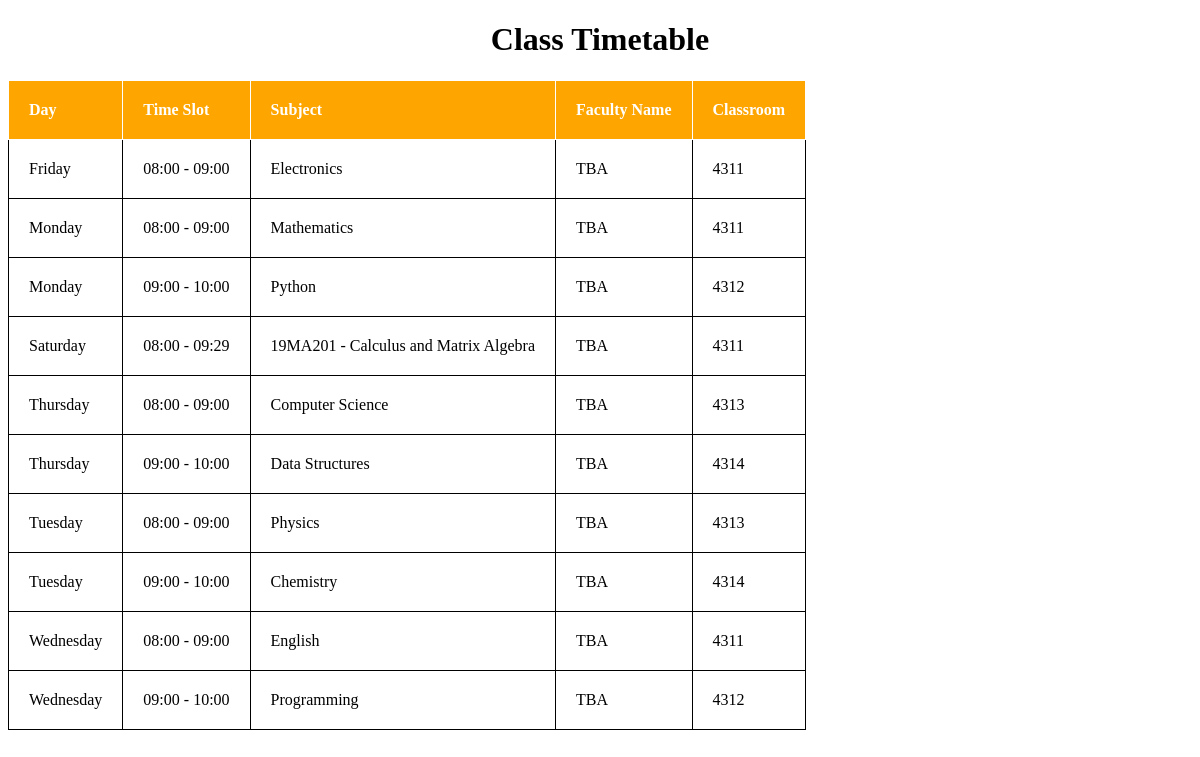
The page / on the database its author committed.
### timetable/models.py (models this page shows, shortened)
class TimeSlot(models.Model):
    DAY_CHOICES = [
        ('Monday', 'Monday'),
        ('Tuesday', 'Tuesday'),
        ('Wednesday', 'Wednesday'),
        ('Thursday', 'Thursday'),
        ('Friday', 'Friday'),
        ('Saturday', 'Saturday'),
    ]
    day = models.CharField(max_length=15, choices=DAY_CHOICES)
    start_time = models.TimeField()
    end_time = models.TimeField()
    subject_name = models.CharField(max_length=100)
    faculty_name = models.CharField(max_length=100)
    classroom = models.CharField(max_length=50, default="N/A")  # Additional task field

### timetable/views.py (the view)
# urls.py: path('', views.timetable_view, name='timetable_view'),
def timetable_view(request):
    slots = TimeSlot.objects.all().order_by('day', 'start_time')
    return render(request, 'timetable.html', {'slots': slots})

### timetable/templates/timetable.html (shortened to what this page needs)
<!DOCTYPE html>
<html lang="en">
<head>
</head>
<body>
    <h1>Class Timetable</h1>
    <table>
        <thead>
            <tr>
                <th>Day</th>
                <th>Time Slot</th>
                <th>Subject</th>
                <th>Faculty Name</th>
                <th>Classroom</th>
            </tr>
        </thead>
        <tbody>
            {% for slot in slots %}
                <tr>
                    <td>{{ slot.day }}</td>
                    <td>{{ slot.start_time|time:"H:i" }} - {{ slot.end_time|time:"H:i" }}</td>
                    <td>{{ slot.subject_name }}</td>
                    <td>{{ slot.faculty_name }}</td>
                    <td>{{ slot.classroom }}</td>
                </tr>
            {% empty %}
                <tr>
                    <td colspan="5" class="no-records">No timetable records are currently available.</td>
                </tr>
            {% endfor %}
        </tbody>
    </table>
</body>
</html>

### timetable/templates/timetable.html (style rules this page uses)
body { background-color: white; }
h1 { text-align: center; }
table { border-collapse: collapse; margin-top: 20px; }
th, td { border: 1px solid; text-align: left; padding: 20px; }
th { background-color: orange; color: white; }
tr:nth-child(even) { background-color: white; }

### rows shown on the page
TimeSlot: day "Friday", start_time "08:00", end_time "09:00", subject_name "Electronics", faculty_name "TBA", classroom "4311"
TimeSlot: day "Monday", start_time "08:00", end_time "09:00", subject_name "Mathematics", faculty_name "TBA", classroom "4311"
TimeSlot: day "Monday", start_time "09:00", end_time "10:00", subject_name "Python", faculty_name "TBA", classroom "4312"
TimeSlot: day "Saturday", start_time "08:00", end_time "09:29", subject_name "19MA201 - Calculus and Matrix Algebra", faculty_name "TBA", classroom "4311"
TimeSlot: day "Thursday", start_time "08:00", end_time "09:00", subject_name "Computer Science", faculty_name "TBA", classroom "4313"
TimeSlot: day "Thursday", start_time "09:00", end_time "10:00", subject_name "Data Structures", faculty_name "TBA", classroom "4314"
TimeSlot: day "Tuesday", start_time "08:00", end_time "09:00", subject_name "Physics", faculty_name "TBA", classroom "4313"
TimeSlot: day "Tuesday", start_time "09:00", end_time "10:00", subject_name "Chemistry", faculty_name "TBA", classroom "4314"
TimeSlot: day "Wednesday", start_time "08:00", end_time "09:00", subject_name "English", faculty_name "TBA", classroom "4311"
TimeSlot: day "Wednesday", start_time "09:00", end_time "10:00", subject_name "Programming", faculty_name "TBA", classroom "4312"
